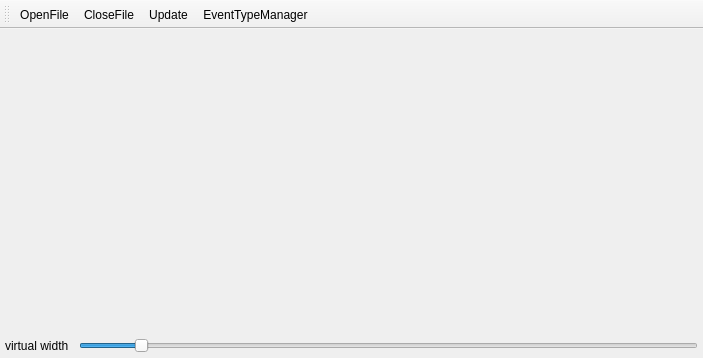
<?xml version="1.0" encoding="UTF-8"?>
<ui version="4.0">
 <class>TestWindow</class>
 <widget class="QMainWindow" name="TestWindow">
  <property name="geometry">
   <rect>
    <x>0</x>
    <y>0</y>
    <width>703</width>
    <height>358</height>
   </rect>
  </property>
  <property name="windowTitle">
   <string>MainWindow</string>
  </property>
  <widget class="QWidget" name="centralwidget">
   <property name="enabled">
    <bool>true</bool>
   </property>
   <layout class="QVBoxLayout" name="verticalLayout">
    <property name="leftMargin">
     <number>0</number>
    </property>
    <property name="topMargin">
     <number>0</number>
    </property>
    <property name="rightMargin">
     <number>0</number>
    </property>
    <property name="bottomMargin">
     <number>0</number>
    </property>
    <item>
     <widget class="SignalViewer" name="signalViewer" native="true"/>
    </item>
    <item>
     <layout class="QGridLayout" name="gridLayout">
      <property name="leftMargin">
       <number>5</number>
      </property>
      <property name="topMargin">
       <number>5</number>
      </property>
      <property name="rightMargin">
       <number>5</number>
      </property>
      <property name="bottomMargin">
       <number>5</number>
      </property>
      <property name="spacing">
       <number>10</number>
      </property>
      <item row="0" column="1">
       <widget class="QSlider" name="horizontalSlider">
        <property name="minimum">
         <number>1000</number>
        </property>
        <property name="maximum">
         <number>1000000</number>
        </property>
        <property name="value">
         <number>10000</number>
        </property>
        <property name="orientation">
         <enum>Qt::Horizontal</enum>
        </property>
       </widget>
      </item>
      <item row="0" column="0">
       <widget class="QLabel" name="label">
        <property name="text">
         <string>virtual width</string>
        </property>
       </widget>
      </item>
     </layout>
    </item>
   </layout>
  </widget>
  <widget class="QMenuBar" name="menubar">
   <property name="geometry">
    <rect>
     <x>0</x>
     <y>0</y>
     <width>703</width>
     <height>21</height>
    </rect>
   </property>
  </widget>
  <widget class="QToolBar" name="toolBar">
   <property name="windowTitle">
    <string>toolBar</string>
   </property>
   <attribute name="toolBarArea">
    <enum>TopToolBarArea</enum>
   </attribute>
   <attribute name="toolBarBreak">
    <bool>false</bool>
   </attribute>
   <addaction name="actionOpenFile"/>
   <addaction name="actionCloseFile"/>
   <addaction name="actionUpdate"/>
   <addaction name="actionEventTypeManager"/>
  </widget>
  <action name="actionUpdate">
   <property name="checkable">
    <bool>false</bool>
   </property>
   <property name="text">
    <string>Update</string>
   </property>
   <property name="toolTip">
    <string>update window</string>
   </property>
   <property name="shortcut">
    <string>Ctrl+U</string>
   </property>
  </action>
  <action name="actionEventTypeManager">
   <property name="text">
    <string>EventTypeManager</string>
   </property>
  </action>
  <action name="actionOpenFile">
   <property name="text">
    <string>OpenFile</string>
   </property>
  </action>
  <action name="actionCloseFile">
   <property name="text">
    <string>CloseFile</string>
   </property>
  </action>
 </widget>
 <customwidgets>
  <customwidget>
   <class>SignalViewer</class>
   <extends>QWidget</extends>
   <header>signalviewer.h</header>
   <container>1</container>
   <slots>
    <signal>virtualWidthChanged(int)</signal>
    <slot>setVirtualWidth(int)</slot>
   </slots>
  </customwidget>
 </customwidgets>
 <resources/>
 <connections>
  <connection>
   <sender>horizontalSlider</sender>
   <signal>valueChanged(int)</signal>
   <receiver>signalViewer</receiver>
   <slot>setVirtualWidth(int)</slot>
   <hints>
    <hint type="sourcelabel">
     <x>441</x>
     <y>281</y>
    </hint>
    <hint type="destinationlabel">
     <x>441</x>
     <y>101</y>
    </hint>
   </hints>
  </connection>
  <connection>
   <sender>actionUpdate</sender>
   <signal>triggered()</signal>
   <receiver>signalViewer</receiver>
   <slot>update()</slot>
   <hints>
    <hint type="sourcelabel">
     <x>-1</x>
     <y>-1</y>
    </hint>
    <hint type="destinationlabel">
     <x>351</x>
     <y>128</y>
    </hint>
   </hints>
  </connection>
 </connections>
</ui>
